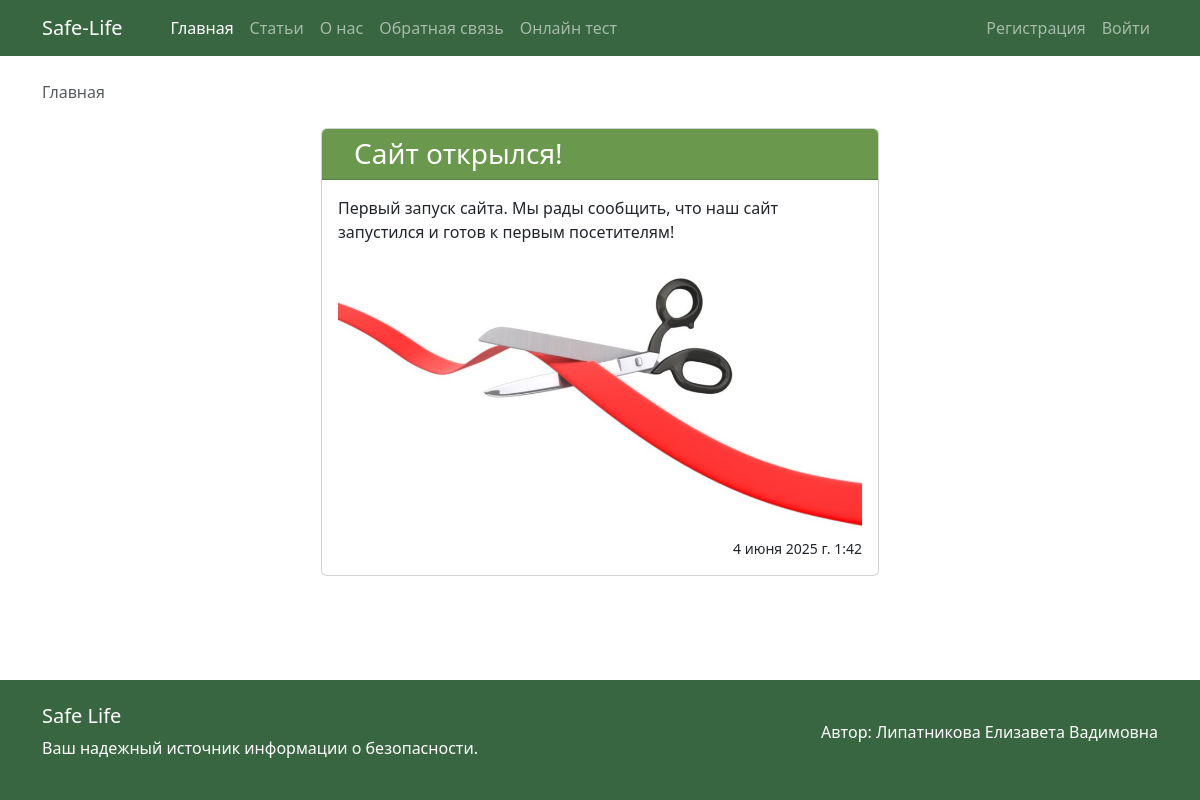
The page / on the database its author committed.
### main/models.py (models this page shows, shortened)
class Post(models.Model):
    title = models.CharField("Заголовок", max_length=120)
    desc = models.TextField("Описание")
    image = models.ImageField("Изображение", upload_to="image_posts/")
    format_image = ImageSpecField([ResizeToFit(width=500), ], source="image", format="PNG")
    created_at = models.DateTimeField("Дата добавления", auto_now_add=True)
    class Meta:
        ordering = ('-created_at',)
        verbose_name = "Пост"
        verbose_name_plural = "Посты"

### main/views.py (the view)
# urls.py: path('', IndexView.as_view(), name="index"),
class IndexView(MenuMixin, ListView):
    id_page = "index"
    model = Post
    context_object_name = "posts"
    template_name = "index.html"

### main/mixins.py (called while the page is built)
    def get_context_data(self, **kwargs):
        context = super().get_context_data(**kwargs)
        context["id_active_page"] = self.id_page
        return context

### main/templates/index.html (shortened to what this page needs)
{% extends "main.html" %}
{% load solo_tags %}
{% block breadcrumb %}
    <li class="breadcrumb-item active">Главная</li>
{% endblock breadcrumb %}
{% block main %}
    {% get_solo 'main.IndexContent' as greetings %}
    <div class="d-flex flex-column gap-2 mt-4">
        {% for post in posts %}
            <div class="card col-md-8 col-lg-6 offset-md-2 offset-lg-3">
                <div class="card-header bg-main-light text-white">
                    <h3 class="ps-3 mb-0">{{ post.title }}</h3>
                </div>
                <div class="card-body d-flex flex-column gap-2">
                    <p>{{ post.desc }}</p>
                    {% if post.format_image %}
                        <img src="{{ post.format_image.url }}" class="img-fluid align-self-center" alt="Изображение {{ post.id }}">
                    {% endif %}
                    <small class="text-end">{{ post.created_at }}</small>
                </div>
            </div>
        {% endfor %}
    </div>
{% endblock main %}

### static/css/base.css (style rules this page uses)
:root { --bs-primary: #386641; --bs-secondary: #6a994e; }
body { min-height: 100vh; display: flex; flex-direction: column; }
.bg-main-light { background-color: var(--bs-secondary); }

### rows shown on the page
Post: title "Сайт открылся!", desc "Первый запуск сайта. Мы рады сообщить, что наш сайт запустился и готов к первым посетителям!", format_image (picture), created_at "4 июня 2025 г. 1:42"
